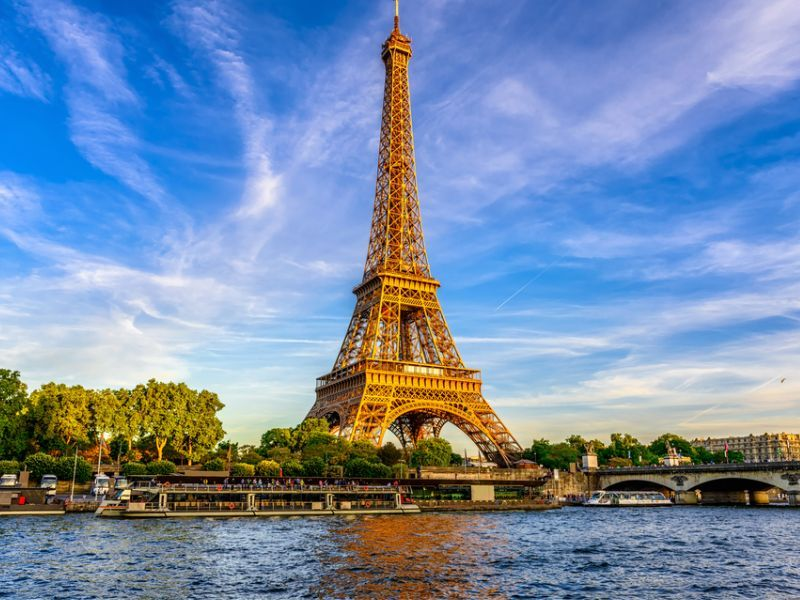
#> input picture RANSAC/template.jpg, 800 x 600 px
$ python rotate.py
#> lines starting #> are read from the running program, lines starting #| are printed output that depends on the picture
import cv2
import numpy as np

img = cv2.imread('template.jpg')
#> img is the input picture: shape (600, 800, 3); mean B, G, R 171.2, 141.1, 118.6
if img is None:
    print("❌ Không đọc được ảnh.")
    exit()

h, w = img.shape[:2]
#> h = 600; w = 800

pts1 = np.float32([[0, 0], [w, 0], [0, h], [w, h]])
#> pts1 = [[0, 0], [800, 0], [0, 600], [800, 600]]
pts2 = np.float32([
    [200, 240],            # Top-left lệch mạnh hơn
    [w - 200, 0],          # Top-right bị kéo vào nhiều hơn
    [160, h - 240],        # Bottom-left
    [w - 300, h - 100]     # Bottom-right
])

matrix = cv2.getPerspectiveTransform(pts1, pts2)
warped = cv2.warpPerspective(img, matrix, (w, h))
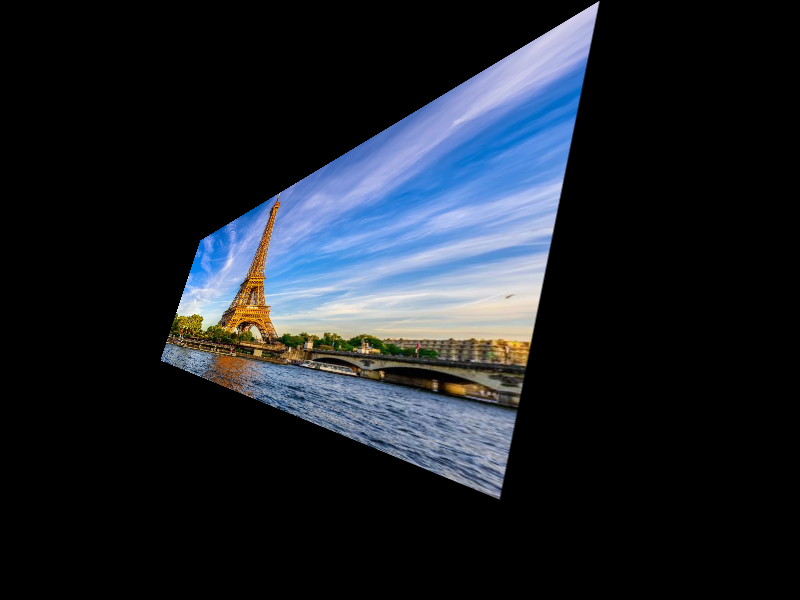
#> warped: shape (600, 800, 3); mean B, G, R 41.1, 33.5, 28.5

cv2.imwrite('template_warped.jpg', warped)
